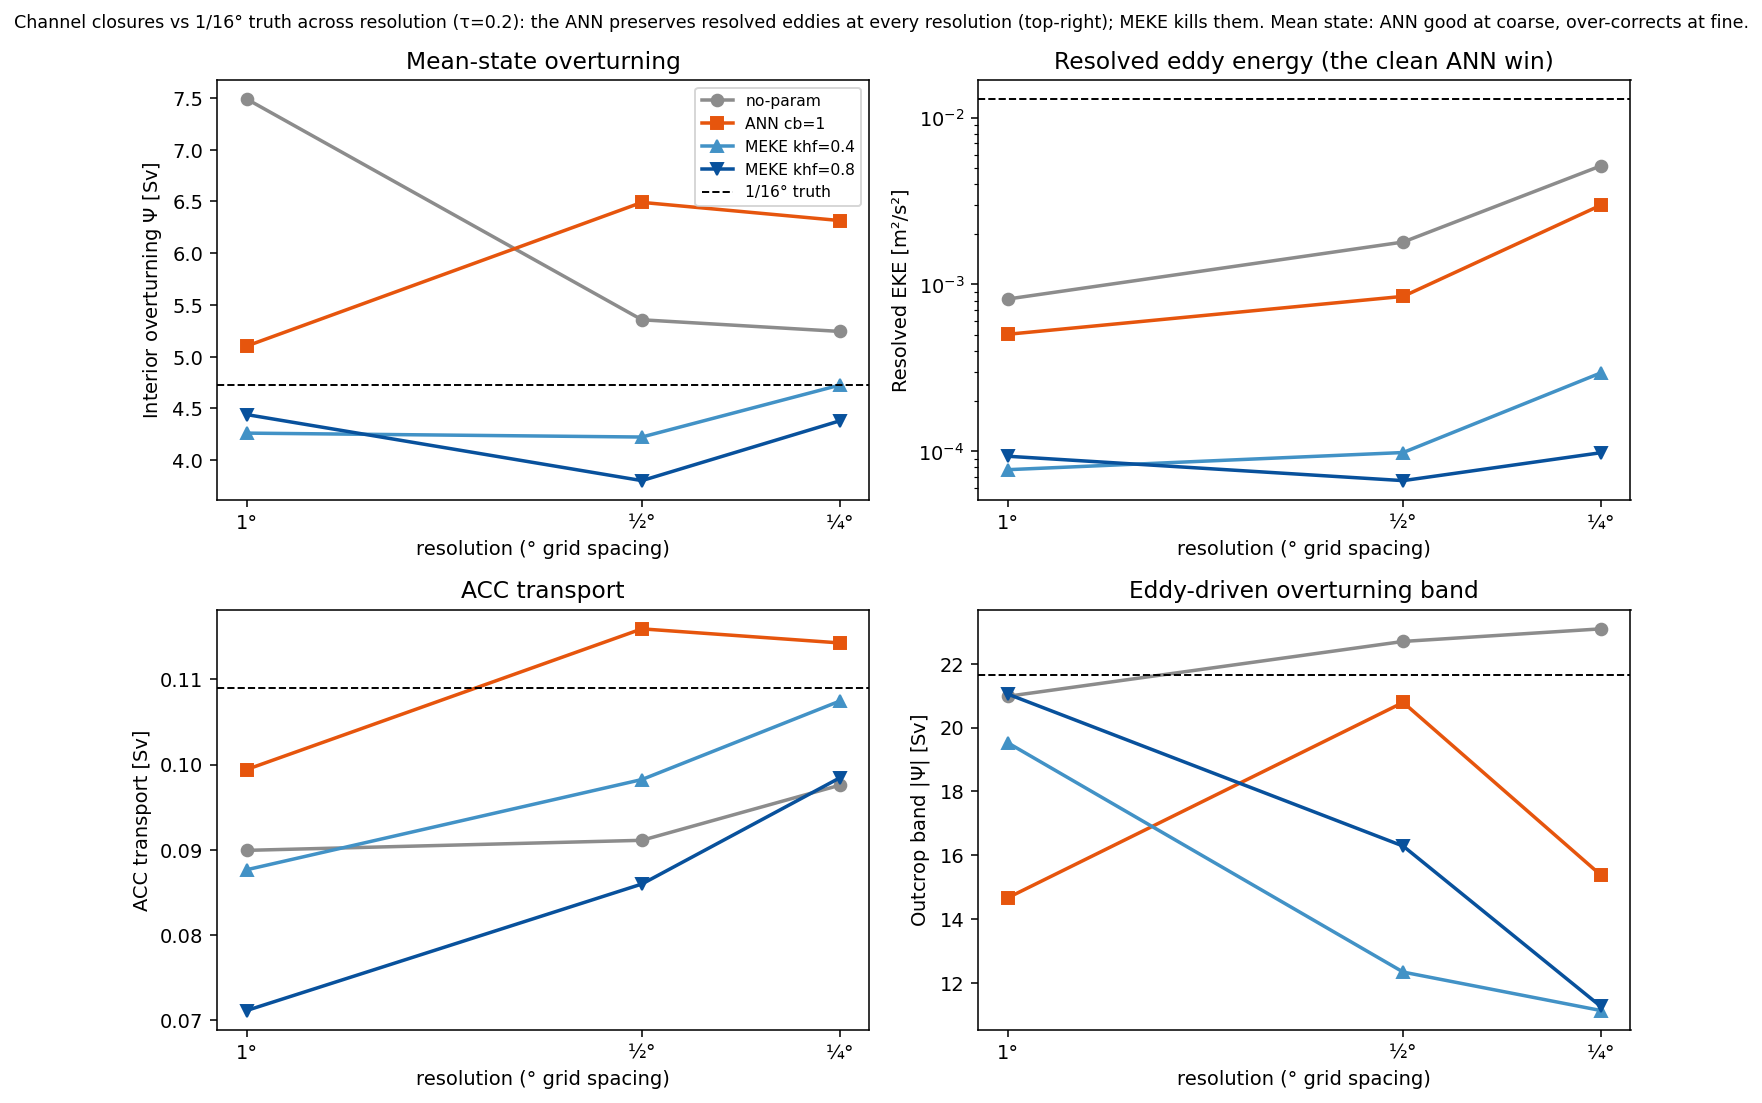

Recreate this plot in Python.
"""Part 2 sec 4 CENTRAL FIGURE: baseline ladder vs 1/16 truth across the resolution ladder (1deg, 1/2deg, 1/4deg).
Two-regime thesis: at coarse res the mean state discriminates (no-param over-overturns; ANN fixes it untuned;
MEKE trades ACC); at eddy-permitting res the eddy preservation discriminates (MEKE kills resolved EKE; ANN keeps it).
Metrics: interior overturning Psi_max, outcrop band |Psi_min|, resolved EKE (snapshot variance, self-consistent)."""
import xarray as xr, numpy as np, glob, re
import matplotlib; matplotlib.use("Agg"); import matplotlib.pyplot as plt

RHO0 = 1035.0
B = "/scratch/db194/mom6/feb2026"
def cd(res): return f"{B}/channel_extra_sponge_slow_woc_{res}"
RES = [("1p0", 1.0), ("p5", 0.5), ("p25", 0.25)]              # (dir tag, nominal dx deg)
CLOSURES = {                                                  # label -> (subdir pattern, spinup cutoff)
    "no-param":     ("tau_0.2_cb_0.0_cu_0.0", 4000),
    "ANN cb=1":     ("tau_0.2_cb_1.0_cu_0.0_neutral", 11500),  # canonical EXP_neutral_all4 re-runs
    "MEKE khf=0.4": ("tau_0.2_cb_0.0_cu_0.0_MEKE_khf0.4", 11500),
    "MEKE khf=0.8": ("tau_0.2_cb_0.0_cu_0.0_MEKE_khf0.8", 11500),
}
TRUTH = (f"{cd('p0625')}/tau_0.2_cb_0.0_cu_0.0", 10000, 0.0625)

def dl(da, *k):
    for d in da.dims:
        if any(x == d or d.startswith(x) for x in k): return d
    return None
def twins(rd, cut):
    ws = sorted(int(f.split("_")[-1].split(".")[0]) for f in glob.glob(f"{rd}/output/prog_tmean_*.nc"))
    return [f"{w:06d}" for w in ws if w >= cut]
def acc(f):
    uh = xr.open_dataset(f, decode_times=False)["uh"]; return float((uh.sum(dim=[dl(uh, "zl"), dl(uh, "yh")]) / RHO0 / 1e6).mean())
def psi(f):
    vmo = xr.open_dataset(f, decode_times=False)["vmo"]; vmo = vmo.mean(dim=dl(vmo, "Time")) if dl(vmo, "Time") else vmo
    P = (vmo.sum(dim=dl(vmo, "xh")) / RHO0 / 1e6).cumsum(dim=dl(vmo, "rho2", "rho", "zl")); return float(P.max()), float(P.min())
def eke(rd, cut):
    v = []
    for f in sorted(g for g in glob.glob(f"{rd}/output/prog_*.nc") if re.match(r".*/prog_\d+\.nc$", g) and int(g.split("_")[-1].split(".")[0]) >= cut):
        ds = xr.open_dataset(f, decode_times=False); u, w = ds["u"], ds["v"]; t = dl(u, "Time")
        v.append(0.5 * (float(u.var(dim=t).mean()) + float(w.var(dim=t).mean())))
    return np.mean(v) if v else np.nan

def metrics(rd, cut):
    wins = [w for w in twins(rd, cut) if glob.glob(f"{rd}/output/prog_rho_tmean_{w}.nc")]
    if not wins: return None
    a = [acc(f"{rd}/output/prog_tmean_{w}.nc") for w in wins]
    ps = [psi(f"{rd}/output/prog_rho_tmean_{w}.nc") for w in wins]
    return dict(acc=np.mean(a), pmax=np.mean([p[0] for p in ps]), pmin=np.mean([p[1] for p in ps]), eke=eke(rd, cut))

tr = metrics(TRUTH[0], TRUTH[1])
print(f"truth 1/16: Psi_max {tr['pmax']:.2f}  Psi_min {tr['pmin']:.2f}  ACC {tr['acc']:.3f}  EKE {tr['eke']:.3e}")
data = {c: {} for c in CLOSURES}
for c, (sub, cut) in CLOSURES.items():
    for tag, dx in RES:
        m = metrics(f"{cd(tag)}/{sub}", cut)
        if m: data[c][dx] = m
        print(f"  {c:<14} {tag:>4} ({dx}):  " + ("--" if not m else f"Psi_max {m['pmax']:.2f}  Psi_min {m['pmin']:.2f}  ACC {m['acc']:.3f}  EKE {m['eke']:.3e}"))

# --- figure: 3 panels, metric vs resolution ---
xs = [dx for _, dx in RES]
sty = {"no-param": ("#8c8c8c", "o"), "ANN cb=1": ("#e6550d", "s"), "MEKE khf=0.4": ("#4292c6", "^"), "MEKE khf=0.8": ("#08519c", "v")}
fig, axg = plt.subplots(2, 2, figsize=(11, 8)); ax = axg.ravel()
def line(a, key, sign=1):
    for c, (col, mk) in sty.items():
        xy = [(dx, sign * data[c][dx][key]) for dx in xs if dx in data[c]]
        if xy: a.plot(*zip(*xy), col, marker=mk, label=c, lw=1.8, ms=6)
    a.invert_xaxis(); a.set_xlabel("resolution (° grid spacing)"); a.set_xticks(xs); a.set_xticklabels(["1°", "½°", "¼°"])
line(ax[0], "pmax"); ax[0].axhline(tr["pmax"], color="k", ls="--", lw=1, label="1/16° truth")
ax[0].set_ylabel("Interior overturning $\\Psi$ [Sv]"); ax[0].set_title("Mean-state overturning")
line(ax[1], "eke"); ax[1].axhline(tr["eke"], color="k", ls="--", lw=1)
ax[1].set_ylabel("Resolved EKE [m²/s²]"); ax[1].set_title("Resolved eddy energy (the clean ANN win)"); ax[1].set_yscale("log")
line(ax[2], "acc"); ax[2].axhline(tr["acc"], color="k", ls="--", lw=1)
ax[2].set_ylabel("ACC transport [Sv]"); ax[2].set_title("ACC transport")
line(ax[3], "pmin", -1); ax[3].axhline(-tr["pmin"], color="k", ls="--", lw=1)
ax[3].set_ylabel("Outcrop band $|\\Psi|$ [Sv]"); ax[3].set_title("Eddy-driven overturning band")
ax[0].legend(fontsize=8, loc="best")
fig.suptitle("Channel closures vs 1/16° truth across resolution (τ=0.2): the ANN preserves resolved eddies at every resolution (top-right); MEKE kills them. Mean state: ANN good at coarse, over-corrects at fine.", fontsize=9)
fig.tight_layout()
png = "/home/db194/ANN-momentum-buoyancy-mesoscale/src/training-on-CM2.6/scripts/combined_ladder.png"
fig.savefig(png, dpi=140, bbox_inches="tight"); print(f"\nwrote {png}")
